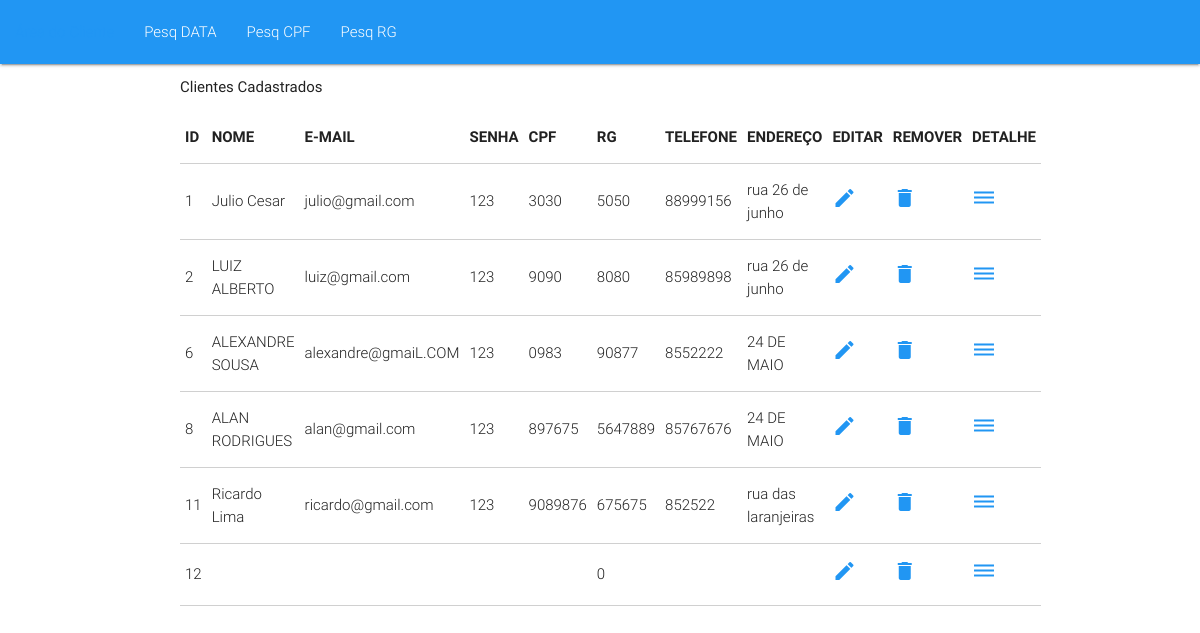
The app's page /exibir_todos_clientes.php with its own data.
### tables this page shows
CREATE TABLE `cliente` (
  `id` int(11) NOT NULL,
  `nome` varchar(50) DEFAULT NULL,
  `email` varchar(100) DEFAULT NULL,
  `senha` varchar(50) DEFAULT NULL,
  `cpf` varchar(15) DEFAULT NULL,
  `rg` int(20) DEFAULT NULL,
  `telefone` varchar(15) DEFAULT NULL,
  `endereco` varchar(100) DEFAULT NULL
);

### exibir_todos_clientes.php (the view, shortened to what this page needs)
<!DOCTYPE html>
<html>
    <head>
        <link type="text/css" rel="stylesheet" href="css/materialize.min.css"  media="screen,projection"/>
    </head>
    <body>
        <nav>
            <div class="nav-wrapper blue light">
                <ul  class="left blue-text lighten-3">
                    <li><a class="blue-text lighten-4">Área do Cliente</a></li>
                    <li><a href="sass.html">Pesq DATA</a></li>
                    <li><a href="badges.html">Pesq CPF</a></li>
                    <li><a href="collapsible.html">Pesq RG</a></li>
                </ul>
            </div>
        </nav>
        <div class="container">
            <p>
            <h6>Clientes Cadastrados</h6>
        </p>
            <table class="bordered light">
                <thead>
                    <tr>
                        <th>ID</th>
                        <th>NOME</th>
                        <th>E-MAIL</th>
                        <th>SENHA</th>
                        <th>CPF</th>
                        <th>RG</th>
                        <th>TELEFONE</th>
                        <th>ENDEREÇO</th>
                        <th>EDITAR</th>
                        <th>REMOVER</th>
                        <th>DETALHE</th>
                    </tr>
                </thead
                <tbody>
                     <?php
                       include './conexao.php';
                       $sql = "SELECT * FROM cliente";
                       $resultado = mysqli_query($conn, $sql);
                       while ($dados = mysqli_fetch_array($resultado)) {
                           ?>
                             <tbody>
                                 <tr>
                                    <td><?php  echo $dados['id'] ?> </td>
                                    <td><?php  echo $dados['nome'] ?> </td>
                                    <td><?php  echo $dados['email'] ?> </td>
                                    <td><?php  echo $dados['senha'] ?> </td>
                                    <td><?php  echo $dados['cpf'] ?> </td>
                                    <td><?php  echo $dados['rg'] ?> </td>
                                    <td><?php  echo $dados['telefone'] ?> </td>
                                    <td><?php  echo $dados['endereco'] ?> </td>
                                    <td><i class="blue-text material-icons">edit</i>
                                    <td><i class="blue-text material-icons">delete</i>
                                    <td><i class="blue-text material-icons">dehaze</i>
 </td>
                                 </tr>
                                 <?php  } ?>
                              </tbody>
                </tbody>
            </table>
    </div>
    </body>
</html>

### records on screen
cliente: id "1", nome "Julio Cesar", email "julio@gmail.com", senha "123", cpf "3030", rg "5050", telefone "88999156", endereco "rua 26 de junho"
cliente: id "2", nome "LUIZ ALBERTO", email "luiz@gmail.com", senha "123", cpf "9090", rg "8080", telefone "85989898", endereco "rua 26 de junho"
cliente: id "6", nome "ALEXANDRE SOUSA", email "alexandre@gmaiL.COM", senha "123", cpf "0983", rg "90877", telefone "8552222", endereco "24 DE MAIO"
cliente: id "8", nome "ALAN RODRIGUES", email "alan@gmail.com", senha "123", cpf "897675", rg "5647889", telefone "85767676", endereco "24 DE MAIO"
cliente: id "11", nome "Ricardo Lima", email "ricardo@gmail.com", senha "123", cpf "9089876", rg "675675", telefone "852522", endereco "rua das laranjeiras"
cliente: id "12", rg "0"
